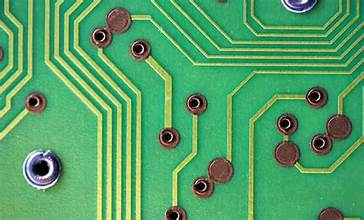
#> input picture pcb.jpg, 364 x 220 px
$ jupyter execute opencv_tutorial_vn.ipynb
#> lines starting #> are read from the running program, lines starting #| are printed output that depends on the picture; after the words box and inside, x2 and y2 are one past the last pixel; in counts of white or black regions, pixels touching at a corner belong together
# 📘 Học OpenCV cơ bản (Tiếng Việt)

Trong notebook này, chúng ta sẽ học **OpenCV** – thư viện xử lý ảnh rất quan trọng trong Computer Vision.

Nội dung chính:
1. Đọc/ghi ảnh (`imread`, `imshow`, `imwrite`)
2. Resize ảnh
3. Chuyển màu Grayscale
4. Threshold nhị phân
5. Làm mờ Gaussian Blur
6. Bài tập nhỏ: xử lý ảnh PCB

---

## 1. Cài đặt & Import thư viện

[cell 1]
# Nếu chưa có thì cài đặt OpenCV (chỉ cần 1 lần)
# !pip install opencv-python matplotlib

import cv2
import matplotlib.pyplot as plt

print("OpenCV version:", cv2.__version__)

## 2. Đọc/ghi ảnh

[cell 2]
# Đọc ảnh (ví dụ: ảnh mặc định 'lena.png' hoặc ảnh bất kỳ em có)
# Ở đây thầy sẽ tạo 1 ảnh mẫu 128x128 để minh họa

import numpy as np

# Tạo ảnh RGB giả (màu ngẫu nhiên)
img = np.random.randint(0, 256, (128,128,3), dtype=np.uint8)

# Lưu ảnh
cv2.imwrite("sample.png", img)
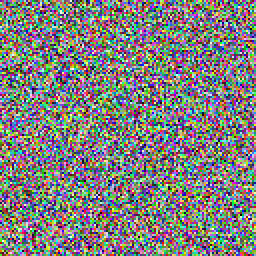
#> saved as sample.png: shape (128, 128, 3) (shown 2 times larger); mean B, G, R 126.2, 127.4, 128.1

# Đọc lại ảnh
img2 = cv2.imread("sample.png")

# Hiển thị ảnh với matplotlib (vì cv2.imshow không chạy được trên Colab)
plt.imshow(cv2.cvtColor(img2, cv2.COLOR_BGR2RGB))
plt.title("Ảnh gốc")
plt.axis("off")
plt.show()

## 3. Resize ảnh

[cell 3]
img_resized = cv2.resize(img2, (64,64))
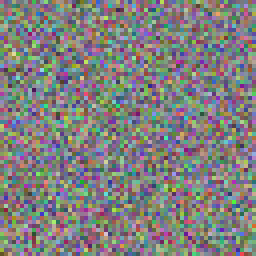
#> img_resized: shape (64, 64, 3) (shown 4 times larger); mean B, G, R 126.4, 127.5, 128.2
plt.imshow(cv2.cvtColor(img_resized, cv2.COLOR_BGR2RGB))
plt.title("Ảnh resize 64x64")
plt.axis("off")
plt.show()

## 4. Chuyển ảnh sang Grayscale

[cell 4]
gray = cv2.cvtColor(img2, cv2.COLOR_BGR2GRAY)
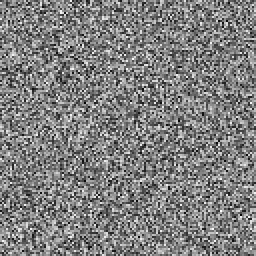
#> gray: shape (128, 128) (shown 2 times larger); min 3, max 255, mean 127.4
plt.imshow(gray, cmap="gray")
plt.title("Ảnh Grayscale")
plt.axis("off")
plt.show()

## 5. Threshold nhị phân

[cell 5]
# Threshold: giá trị > 127 = 255 (trắng), ngược lại = 0 (đen)
_, binary = cv2.threshold(gray, 127, 255, cv2.THRESH_BINARY)
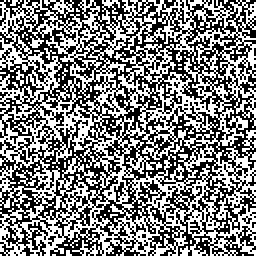
#> binary: shape (128, 128) (shown 2 times larger); 49.9% white in thin lines or dots
plt.imshow(binary, cmap="gray")
plt.title("Ảnh Threshold nhị phân")
plt.axis("off")
plt.show()

## 6. Làm mờ Gaussian Blur

[cell 6]
blur = cv2.GaussianBlur(gray, (5,5), 0)
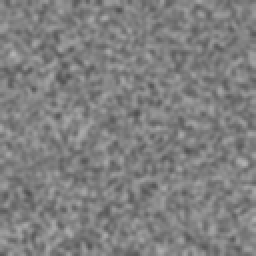
#> blur: shape (128, 128) (shown 2 times larger); min 80, max 179, mean 127.4
plt.imshow(blur, cmap="gray")
plt.title("Ảnh làm mờ Gaussian Blur")
plt.axis("off")
plt.show()

## 7. Bài tập nhỏ

👉 Bài tập: Giả sử em có ảnh PCB (mạch in) 128×128.
Hãy viết chương trình thực hiện các bước sau:
1. Đọc ảnh PCB (`pcb.png`).
2. Chuyển sang grayscale.
3. Resize về 128×128 (nếu chưa đúng).
4. Áp dụng threshold nhị phân.
5. Hiển thị kết quả cuối cùng.

Gợi ý: thay `img2` bằng ảnh PCB thực tế của em.

[cell 7]
import cv2
import matplotlib.pyplot as plt
import numpy as np
img2 = np.random.randint(0, 256, (128,128,3), dtype=np.uint8)
img2 = cv2.imread("pcb.jpg")
#> img2 is the input picture: shape (220, 364, 3); mean B, G, R 102.6, 161.5, 81.8
plt.imshow(cv2.cvtColor(img2, cv2.COLOR_BGR2RGB))

[cell 8]
img_resized = cv2.resize(img2, (128,128))
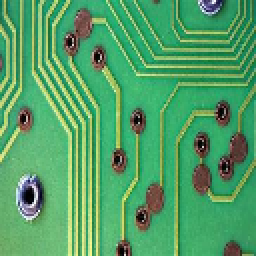
#> img_resized: shape (128, 128, 3) (shown 2 times larger); mean B, G, R 102.2, 161.1, 81.4
plt.imshow(cv2.cvtColor(img_resized, cv2.COLOR_BGR2RGB))

[cell 9]
gray = cv2.cvtColor(img2, cv2.COLOR_BGR2GRAY)
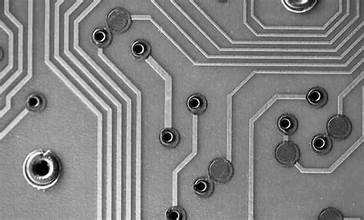
#> gray: shape (220, 364); min 0, max 255, mean 130.9
plt.imshow(gray, cmap="gray")

[cell 10]
img2 = np.random.randint(0, 256, (128,128,3), dtype=np.uint8)
img2 = cv2.imread("pcb.jpg")
img2 = cv2.resize(img2, (128,128))
img2 = cv2.cvtColor(img2, cv2.COLOR_BGR2GRAY)
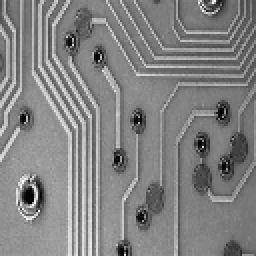
#> img2: shape (128, 128) (shown 2 times larger); min 0, max 250, mean 130.6
_, img2 = cv2.threshold(img2, 127, 255, cv2.THRESH_BINARY)
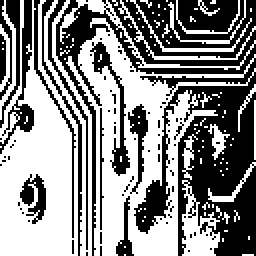
#> img2: shape (128, 128) (shown 2 times larger); 53.7% white; 78 black regions (65 under 20 px), largest, box (x1, y1, x2, y2) and area: (28, 0, 128, 128) 5379, (0, 0, 17, 77) 318, (45, 21, 65, 88) 281
plt.imshow(img2, cmap="gray")

$ run again, with sample.png saved as pcb.jpg
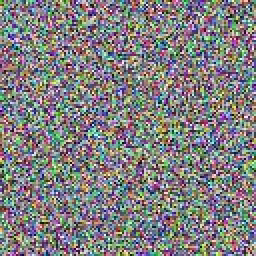
#> input picture sample.png, 128 x 128 px (shown 2 times larger)
#> binary: shape (128, 128); 49.9% white in thin lines or dots
#> img2 is the input picture: shape (128, 128, 3); mean B, G, R 128.5, 127, 128.6
#> `gray = cv2.cvtColor(img2, cv2.COLOR_BGR2GRAY)`:
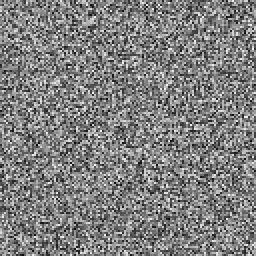
#> gray: shape (128, 128) (shown 2 times larger); min 6, max 248, mean 127.6
#> `_, img2 = cv2.threshold(img2, 127, 255, cv2.THRESH_BINARY)`:
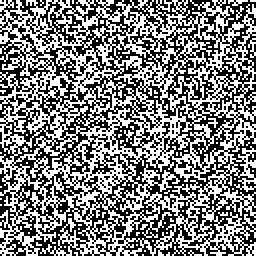
#> img2: shape (128, 128) (shown 2 times larger); 49.7% white in thin lines or dots
